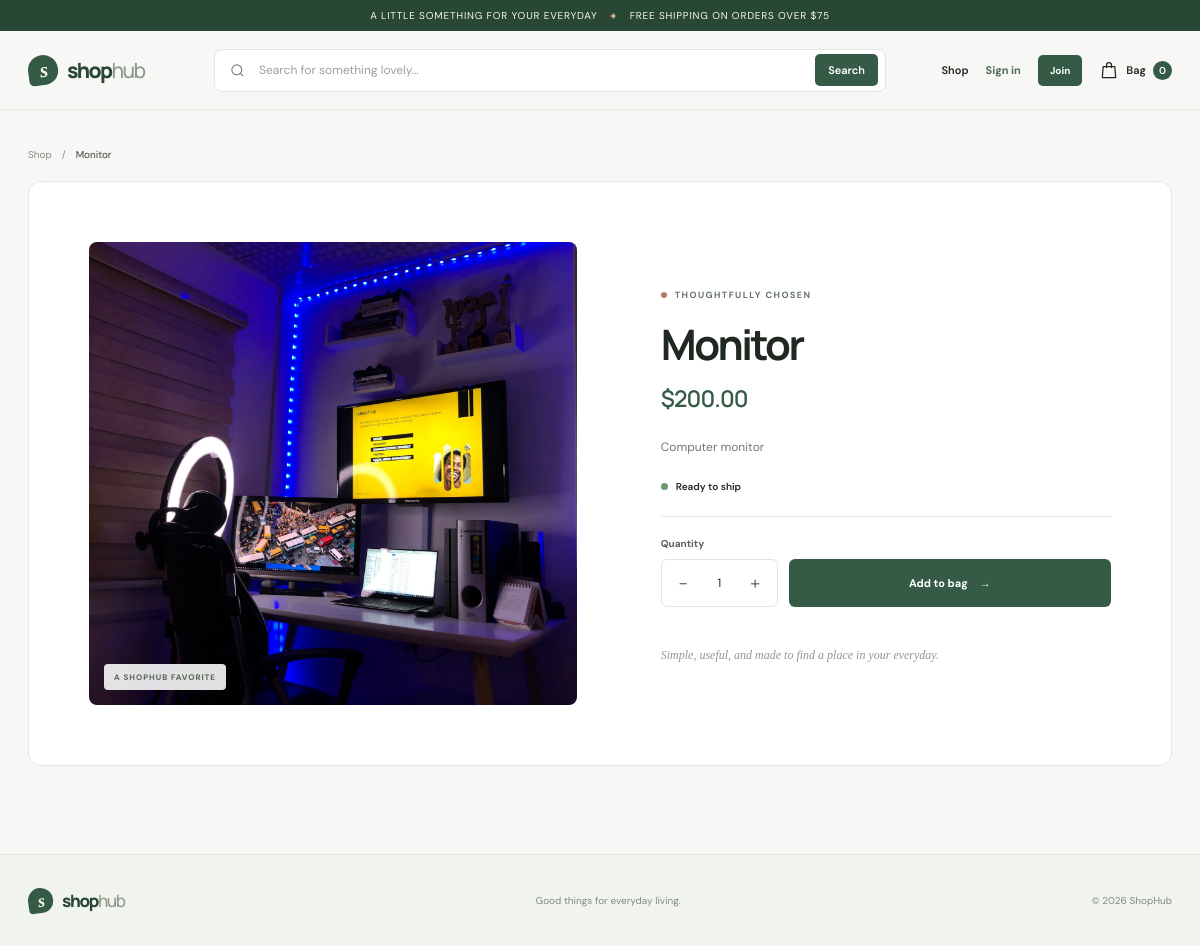
Screenshot of /monitor/ with the database file from the repository.
### myapp/models.py (models this page shows, shortened)
class Product(models.Model):
    name = models.CharField(max_length=100)
    price = models.DecimalField(max_digits=10, decimal_places=2)  # Better than FloatField for currency
    description = models.TextField()
    image = models.ImageField(upload_to="images/")
    slug = models.SlugField(unique=True, blank=True)
    stock = models.IntegerField()
    active = models.BooleanField(default=True)

### myapp/views.py (the view)
# urls.py: path("<slug:slug>/", product_detail, name="product_detail"),
def product_detail(request, slug):
    product = get_object_or_404(Product, slug=slug, active=True)
    return render(request, 'myapp/product_detail.html', {'product': product})

### cart/cart.py (called while the page is built)
    def __len__(self):
        total = 0
        for item in self.cart.values():
            try:
                total += max(0, int(item.get("quantity", 0)))
            except (AttributeError, TypeError, ValueError):
                continue
        return total

### cart/context_processors.py (called while the page is built)
def cart(request):
    return {'cart': Cart(request)}

### myapp/templates/myapp/product_detail.html (shortened to what this page needs)
{% extends "myapp/base.html" %}
{% block body %}
  <nav class="breadcrumbs" aria-label="Breadcrumb"><a href="{% url 'product_list' %}">Shop</a><span aria-hidden="true">/</span><span>{{ product.name }}</span></nav>
  <section class="detail-card">
    <div class="detail-image-wrap">
      {% if product.image %}<img class="detail-image" src="{{ product.image.url }}" alt="{{ product.name }}" />{% else %}<div class="image-placeholder">A good thing<br>is on its way</div>{% endif %}
      <span class="detail-image-note">A SHOPHUB FAVORITE</span>
    </div>
    <div class="detail-copy">
      <span class="eyebrow"><span class="eyebrow-dot"></span> THOUGHTFULLY CHOSEN</span>
      <h1>{{ product.name }}</h1>
      <p class="detail-price">${{ product.price }}</p>
      <p class="detail-description">{{ product.description }}</p>
      <div class="availability {% if product.stock > 0 %}available{% else %}unavailable{% endif %}">
        <span class="availability-dot"></span>
        {% if product.stock > 0 %}Ready to ship{% else %}Currently sold out{% endif %}
      </div>
      <div class="detail-divider"></div>
      {% if product.stock > 0 %}
        <form id="add-to-cart-form" class="add-form" method="post" action="{% url 'cart_add' %}">
          <label for="quantity">Quantity</label>
          <div class="purchase-row">
            <div class="quantity-control"><button type="button" data-quantity-step="-1" aria-label="Decrease quantity">−</button><input id="quantity" name="product_quantity" type="number" min="1" max="{{ product.stock }}" value="1" inputmode="numeric" /><button type="button" data-quantity-step="1" aria-label="Increase quantity">+</button></div>
            <button class="button button-dark add-button" type="submit">Add to bag <span aria-hidden="true">→</span></button>
          </div>
          <p id="cart-feedback" class="form-feedback" aria-live="polite"></p>
        </form>
      {% else %}
        <button class="button button-disabled" type="button" disabled>Currently unavailable</button>
      {% endif %}
      <p class="detail-footnote">Simple, useful, and made to find a place in your everyday.</p>
    </div>
  </section>
{% endblock %}

### myapp/static/myapp/store.css (style rules this page uses)
:root { color-scheme: light; --ink: #202921; --muted: #777f77; --green: #355b47; --green-deep: #294735; --green-soft: #e8eee7; --paper: #f7f8f5; --white: #fff; --line: #e4e8e1; --coral: #d17e66; --serif: Georgia, 'Times New Roman', serif; font-family: 'DM Sans', sans-serif; color: var(--ink); background: var(--paper); font-synthesis: none; text-rendering: optimizeLegibility; }
* { box-sizing: border-box; }
body { margin: 0; min-width: 320px; background: var(--paper); color: var(--ink); }
a { color: inherit; text-decoration: none; }
button, input { font: inherit; }
button { color: inherit; }
.eyebrow { display: inline-flex; align-items: center; gap: 8px; color: #657568; font-size: 9px; font-weight: 700; letter-spacing: .16em; }
.eyebrow-dot { width: 6px; height: 6px; border-radius: 50%; background: #b17c60; }
.breadcrumbs { display: flex; align-items: center; gap: 10px; margin: 4px 0 20px; color: #848b83; font-size: 10px; }
.breadcrumbs span:last-child { overflow: hidden; color: #39433b; text-overflow: ellipsis; white-space: nowrap; }
.detail-card { display: grid; grid-template-columns: minmax(0, 1.04fr) minmax(360px, .96fr); gap: clamp(34px, 7vw, 92px); align-items: center; padding: clamp(22px, 5vw, 63px); border: 1px solid var(--line); border-radius: 13px; background: #fff; }
.detail-image-wrap { position: relative; overflow: hidden; aspect-ratio: 1 / .95; border-radius: 8px; background: #eceee9; }
.detail-image { display: block; width: 100%; height: 100%; object-fit: cover; }
.detail-image-note { position: absolute; bottom: 15px; left: 15px; padding: 8px 10px; border-radius: 4px; color: #556453; background: rgb(255 255 255 / 88%); font-size: 8px; font-weight: 700; letter-spacing: .12em; }
.detail-copy { padding: 8px 0; }
.detail-copy h1 { margin: 18px 0 4px; font: 700 clamp(30px, 3.7vw, 42px)/1.12 'Manrope', sans-serif; letter-spacing: -.06em; }
.detail-price { margin: 13px 0 22px; color: var(--green); font: 600 23px 'Manrope', sans-serif; letter-spacing: -.04em; }
.detail-description { margin: 0; color: #707870; font-size: 12px; line-height: 1.9; white-space: pre-line; }
.availability { display: flex; align-items: center; gap: 8px; margin-top: 22px; font-size: 10px; font-weight: 600; }
.availability-dot { width: 7px; height: 7px; border-radius: 50%; background: #6b9974; }
.detail-divider { height: 1px; margin: 23px 0 20px; background: var(--line); }
.add-form > label { display: block; margin-bottom: 9px; color: #586257; font-size: 10px; font-weight: 700; }
.purchase-row { display: flex; gap: 11px; }
.quantity-control { display: flex; flex: 0 0 117px; align-items: center; justify-content: space-between; min-height: 48px; padding: 0 7px; border: 1px solid #e0e5dd; border-radius: 6px; }
.quantity-control button { display: grid; place-items: center; width: 29px; height: 30px; border: 0; border-radius: 4px; color: #61705f; background: transparent; font-size: 18px; cursor: pointer; }
.quantity-control input { width: 33px; border: 0; outline: 0; background: transparent; color: var(--ink); font-size: 12px; text-align: center; appearance: textfield; }
.button { display: inline-flex; min-height: 43px; align-items: center; justify-content: center; gap: 12px; padding: 0 20px; border: 0; border-radius: 6px; font-size: 11px; font-weight: 700; cursor: pointer; transition: background .2s, transform .2s; }
.button-dark { color: #fff; background: var(--green); }
.add-button { flex: 1; min-height: 48px; }
.form-feedback { min-height: 17px; margin: 8px 0 0; color: var(--green); font-size: 10px; }
.detail-footnote { margin: 14px 0 0; color: #929890; font: italic 12px/1.55 var(--serif); }

### rows the page displays
Product: name "Monitor", image (picture), price "200.00", description "Computer monitor"

### other values shown
{{ cart|length }} "0"
